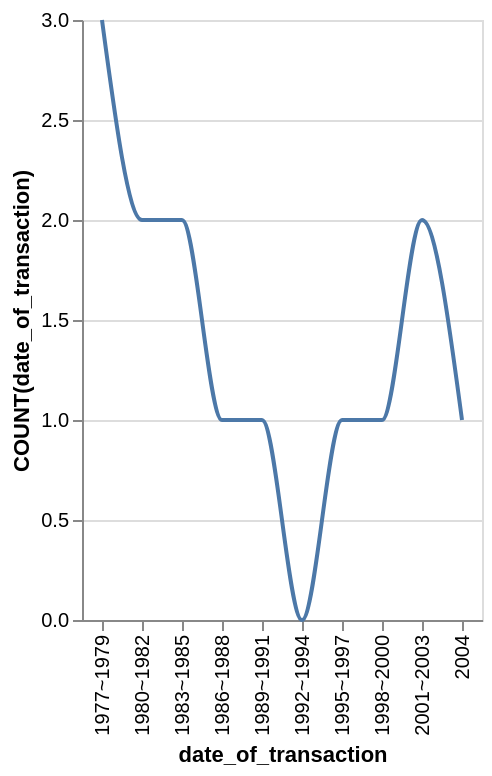

This figure's Vega-Lite source:
### Vega-Lite specification from a JSON file in a GitHub repository (floating-point values rounded to 4 significant figures)
{"data": {"values": [{"x_data": "1977~1979", "y_data": 3}, {"x_data": "1980~1982", "y_data": 2}, {"x_data": "1983~1985", "y_data": 2}, {"x_data": "1986~1988", "y_data": 1}, {"x_data": "1989~1991", "y_data": 1}, {"x_data": "1992~1994", "y_data": 0}, {"x_data": "1995~1997", "y_data": 1}, {"x_data": "1998~2000", "y_data": 1}, {"x_data": "2001~2003", "y_data": 2}, {"x_data": "2004", "y_data": 1}]}, "mark": {"type": "line", "interpolate": "monotone"}, "encoding": {"x": {"field": "x_data", "type": "nominal", "title": "date_of_transaction", "sort": "ascending"}, "y": {"field": "y_data", "type": "quantitative", "title": "COUNT(date_of_transaction)"}}}
